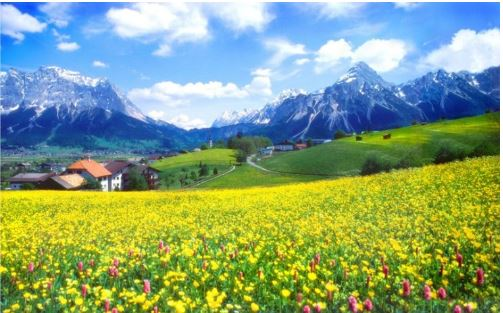
#> input picture openCV/image/13.JPG, 503 x 313 px, found by its file name
$ python cv-26-1.py
#> lines starting #> are read from the running program, lines starting #| are printed output that depends on the picture
import numpy as np
import cv2

'''
def hist2D():
    img = cv2.imread('image/13.jpg')
    # BGR 이미지를 HSV 값으로 변환
    hsv = cv2.cvtColor(img, cv2.COLOR_BGR2HSV)

    hist = cv2.calcHist([hsv], [0,1], None, [180, 256], [0,180,0,256])

    # calcHist([img], 채널값, None, BIN 개수, 범위)
    -img 히스토그램을 구하려는 이미지파일
    -채널값 = [0,1] : HUE와 Saturation을 위해 2개 입력
    -BIN 개수 = [180, 256]: Hue를 위한 BIN 개수는 180, Saturation을 위한 BIN개수는 256으로 지정
    -범위 = [0, 180, 0 ,256] : Hue는 0 ~ 180 , Saturation은 0~256 사이의 값


    cv2.imshow('hist2D', hist)
    cv2.waitKey(0)
    cv2.destroyAllWindows()

hist2D()
'''
hscale = 10

def onChange(x):
    global hscale

    hscale = x

def HSVmap():
    hsvmap = np.zeros((180, 256, 3), np.uint8)
    h, s = np.indices(hsvmap.shape[:2])

    hsvmap[:,:,0] = h
    hsvmap[:,:,1] = s
    hsvmap[:,:,2] = 255

    hsvmap = cv2.cvtColor(hsvmap, cv2.COLOR_HSV2BGR)

    return hsvmap

def hist2D():
    img = cv2.imread('image/13.jpg')
#> img is the input picture: shape (313, 503, 3); mean B, G, R 125.2, 162.6, 135.7
    hsvmap = HSVmap()
#> in HSVmap, `hsvmap = cv2.cvtColor(hsvmap, cv2.COLOR_HSV2BGR)`:
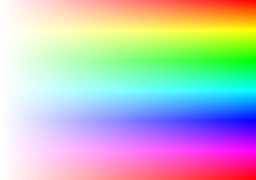
#> hsvmap: shape (180, 256, 3); mean B, G, R 190.8, 190.8, 190.9

    cv2.namedWindow('hist2D', 0)
    cv2.createTrackbar('scale', 'hist2D', hscale, 32, onChange)

    while True:
        hsv =cv2.cvtColor(img, cv2.COLOR_BGR2HSV)
#> hsv: shape (313, 503, 3); mean H, S, V 69.3, 152.4, 188.5
        hist = cv2.calcHist([hsv], [0,1], None, [180, 256], [0,180,0,256])
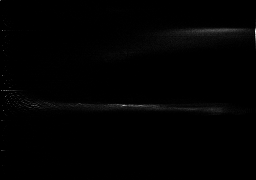
#> hist: shape (180, 256) float32; min 0, max 476, mean 3.4; drawn with min black and max white

        hist = np.clip(hist*0.005*hscale, 0, 1)
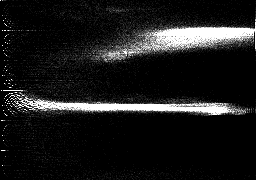
#> hist: shape (180, 256) float32; min 0, max 1, mean 0.106
        hist = hsvmap*hist[:,:,np.newaxis] / 255.0
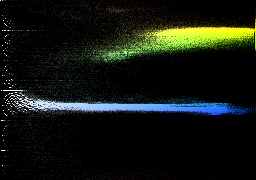
#> hist: shape (180, 256, 3) float32; mean B, G, R 0.066, 0.0918, 0.0736

        cv2.imshow('hist2D', hist)

        k = cv2.waitKey(1) & 0xFF
#> (key Esc is pressed here)
        if k == 27:
            break

    cv2.destroyAllWindows()

hist2D()

$ run again, with openCV/image/1.jpg copied over openCV/image/13.JPG
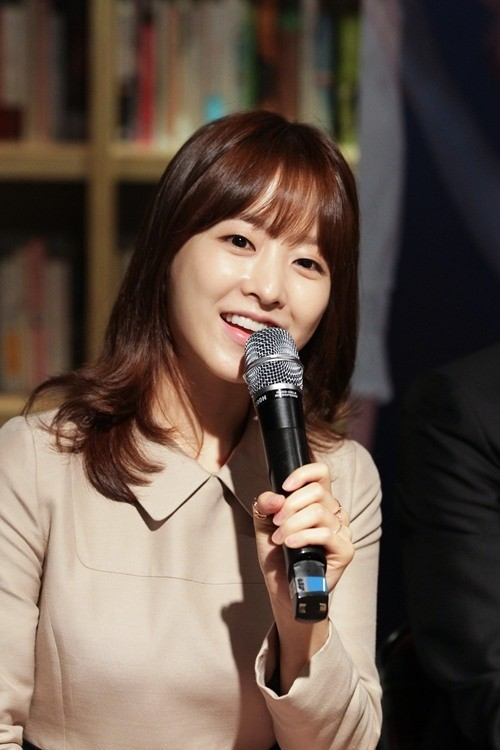
#> input picture openCV/image/1.jpg, 500 x 750 px, found by its file name
#> in hist2D, img is the input picture: shape (750, 500, 3); mean B, G, R 73.2, 83.8, 100.2
#> hsv: shape (750, 500, 3); mean H, S, V 34, 87, 101.6
#> in hist2D, `hist = np.clip(hist*0.005*hscale, 0, 1)`:
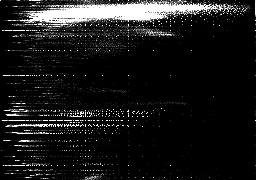
#> hist: shape (180, 256) float32; min 0, max 1, mean 0.0988
#> in hist2D, `hist = hsvmap*hist[:,:,np.newaxis] / 255.0`:
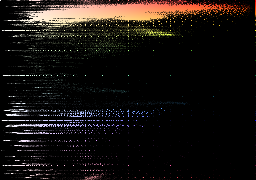
#> hist: shape (180, 256, 3) float32; mean B, G, R 0.0642, 0.075, 0.0944

$ run again, with openCV/image/10.JPG copied over openCV/image/13.JPG
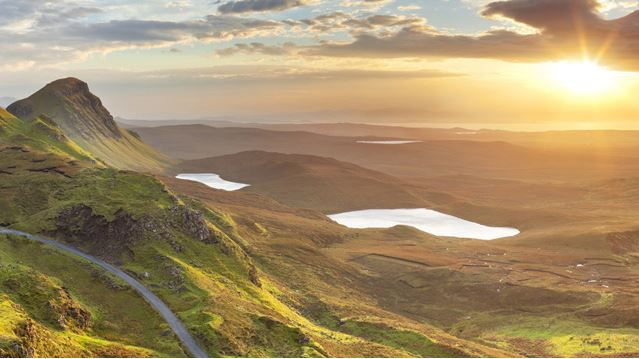
#> input picture openCV/image/10.JPG, 639 x 359 px, found by its file name
#> in hist2D, img is the input picture: shape (359, 639, 3); mean B, G, R 105, 141.9, 163.8
#> hsv: shape (359, 639, 3); mean H, S, V 22.7, 96.8, 164.4
#> in hist2D, `hist = np.clip(hist*0.005*hscale, 0, 1)`:
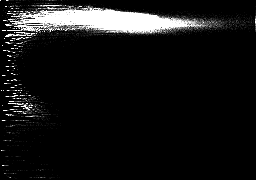
#> hist: shape (180, 256) float32; min 0, max 1, mean 0.0825
#> in hist2D, `hist = hsvmap*hist[:,:,np.newaxis] / 255.0`:
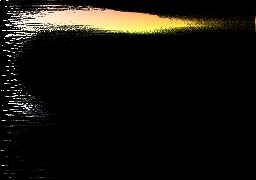
#> hist: shape (180, 256, 3) float32; mean B, G, R 0.0526, 0.0734, 0.0819
